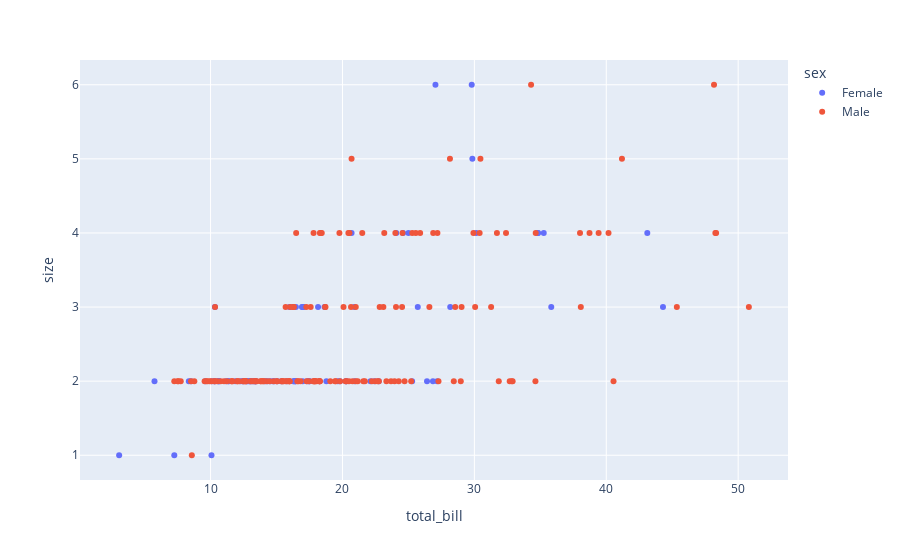

The code cell stored with this chart in its notebook:
### Markdown cell above
## 1. Scatter PLot

### Code cell
# scatter plot
fig1 = px.scatter(df, x='total_bill', y='size', color='sex')
fig1.show()

### Figure 1 — Plotly figure (JSON) as saved in the notebook; plotly's stock layout.template omitted (floating-point values rounded to 4 significant figures; data arrays with more than 128 entries replaced by an {"elided": "..."} marker saying what was removed)
{"data": [{"hovertemplate": "sex=Female<br>total_bill=%{x}<br>size=%{y}<extra></extra>", "legendgroup": "Female", "marker": {"color": "#636efa", "symbol": "circle"}, "mode": "markers", "name": "Female", "orientation": "v", "showlegend": true, "type": "scatter", "x": [16.99, 24.59, 35.26, 14.83, 10.33, 16.97, 20.29, 15.77, 19.65, 15.06, 20.69, 16.93, 10.29, 34.81, 26.41, 16.45, 3.07, 17.07, 26.86, 25.28, 14.73, 10.07, 34.83, 5.75, 16.32, 22.75, 11.35, 15.38, 44.3, 22.42, 20.92, 14.31, 7.25, 25.71, 17.31, 10.65, 12.43, 24.08, 13.42, 12.48, 29.8, 14.52, 11.38, 20.27, 11.17, 12.26, 18.26, 8.51, 10.33, 14.15, 13.16, 17.47, 27.05, 16.43, 8.35, 18.64, 11.87, 29.85, 25, 13.39, 16.21, 17.51, 10.59, 10.63, 9.6, 20.9, 18.15, 19.81, 43.11, 13, 12.74, 13, 16.4, 16.47, 12.76, 13.27, 28.17, 12.9, 30.14, 13.42, 15.98, 16.27, 10.09, 22.12, 35.83, 27.18, 18.78], "xaxis": "x", "y": [2, 4, 4, 2, 3, 3, 2, 2, 2, 2, 4, 3, 2, 4, 2, 2, 1, 3, 2, 2, 2, 1, 4, 2, 2, 2, 2, 2, 3, 2, 2, 2, 1, 3, 2, 2, 2, 4, 2, 2, 6, 2, 2, 2, 2, 2, 2, 2, 2, 2, 2, 2, 6, 2, 2, 3, 2, 5, 4, 2, 3, 2, 2, 2, 2, 3, 3, 2, 4, 2, 2, 2, 2, 3, 2, 2, 3, 2, 4, 2, 3, 2, 2, 2, 3, 2, 2], "yaxis": "y"}, {"hovertemplate": "sex=Male<br>total_bill=%{x}<br>size=%{y}<extra></extra>", "legendgroup": "Male", "marker": {"color": "#EF553B", "symbol": "circle"}, "mode": "markers", "name": "Male", "orientation": "v", "showlegend": true, "type": "scatter", "x": {"elided": "157 float values"}, "xaxis": "x", "y": {"elided": "157 int values"}, "yaxis": "y"}], "layout": {"legend": {"title": {"text": "sex"}, "tracegroupgap": 0}, "margin": {"t": 60}, "xaxis": {"anchor": "y", "domain": [0, 1], "title": {"text": "total_bill"}}, "yaxis": {"anchor": "x", "domain": [0, 1], "title": {"text": "size"}}}}
